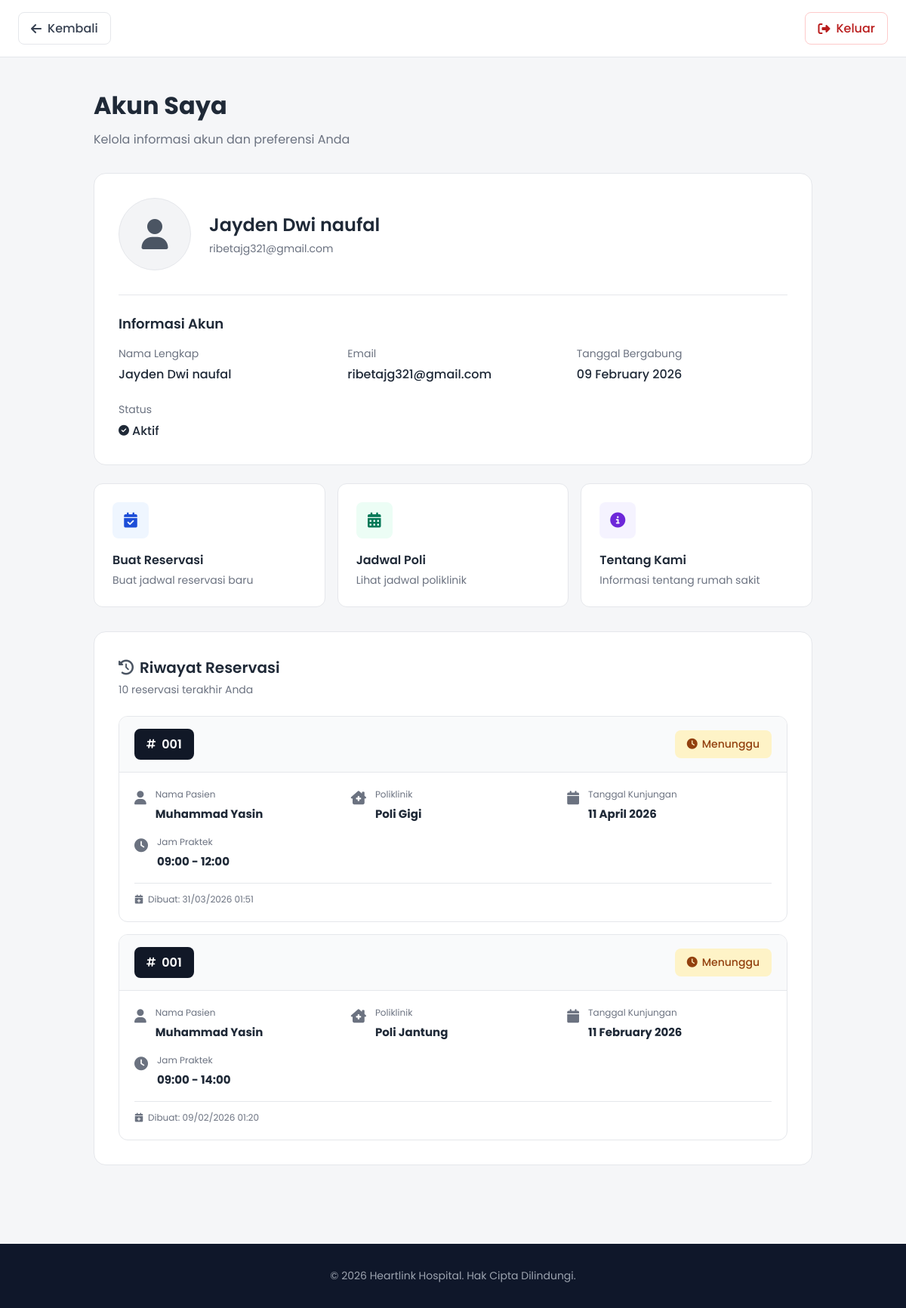
Page /public-web/layout/account.php (signed in) on the committed database.
### tables this page shows
CREATE TABLE `users` (
  `id` int(11) NOT NULL,
  `name` varchar(100) NOT NULL,
  `email` varchar(100) NOT NULL,
  `password` varchar(255) DEFAULT NULL,
  `role` enum('user','admin','doctor-umum','doctor-gigi','doctor-mata','doctor-saraf','doctor-jantung','doctor-anak') DEFAULT 'user',
  `created_at` timestamp NOT NULL DEFAULT current_timestamp()
);

CREATE TABLE `reservations` (
  `id` int(11) NOT NULL,
  `user_id` int(11) NOT NULL,
  `patient_id` int(11) NOT NULL,
  `polyclinic_schedule_id` int(11) NOT NULL,
  `reservation_date` date NOT NULL,
  `queue_number` int(11) NOT NULL,
  `status` enum('pending','confirmed','completed','cancelled') DEFAULT 'pending',
  `created_at` timestamp NOT NULL DEFAULT current_timestamp()
);

CREATE TABLE `patients` (
  `id` int(11) NOT NULL,
  `user_id` int(11) NOT NULL,
  `nik` varchar(16) NOT NULL,
  `full_name` varchar(100) NOT NULL,
  `place_of_birth` varchar(50) DEFAULT NULL,
  `date_of_birth` date NOT NULL,
  `gender` enum('L','P') NOT NULL,
  `address` text DEFAULT NULL,
  `phone_number` varchar(15) DEFAULT NULL,
  `created_at` timestamp NOT NULL DEFAULT current_timestamp()
);

CREATE TABLE `polyclinics` (
  `id` int(11) NOT NULL,
  `name` varchar(100) NOT NULL
);

CREATE TABLE `polyclinic_schedules` (
  `id` int(11) NOT NULL,
  `polyclinic_id` int(11) NOT NULL,
  `day_of_week` enum('Senin','Selasa','Rabu','Kamis','Jumat','Sabtu','Minggu') NOT NULL,
  `start_time` time NOT NULL,
  `end_time` time NOT NULL,
  `quota` int(11) DEFAULT 50
);

### public-web/layout/account.php (the view, shortened to what this page needs)
<?php
require_once '../../config/connection.php';
$user_id = $_SESSION['user_id'];
$stmt = $db->prepare("SELECT id, name, email, role, created_at FROM users WHERE id = ?");
$stmt->bind_param("i", $user_id);
$stmt->execute();
$result = $stmt->get_result();
$user = $result->fetch_assoc();
$user_email = $user['email'];
$user_name = $user['name'];
$user_created = date('d F Y', strtotime($user['created_at']));
$reservations_query = "
    SELECT
        r.id,
        r.reservation_date,
        r.queue_number,
        r.status,
        r.created_at,
        p.full_name as patient_name,
        po.name as polyclinic_name,
        ps.day_of_week,
        ps.start_time,
        ps.end_time
    FROM reservations r
    LEFT JOIN patients p ON r.patient_id = p.id
    LEFT JOIN polyclinic_schedules ps ON r.polyclinic_schedule_id = ps.id
    LEFT JOIN polyclinics po ON ps.polyclinic_id = po.id
    WHERE r.user_id = ?
    ORDER BY r.created_at DESC
    LIMIT 10
";
$stmt = $db->prepare($reservations_query);
$stmt->bind_param("i", $user_id);
$stmt->execute();
$reservations_result = $stmt->get_result();
?>
<!DOCTYPE html>
<html lang="id">
<head>
    <link rel="stylesheet" href="https://cdnjs.cloudflare.com/ajax/libs/font-awesome/6.4.0/css/all.min.css">
    <link rel="stylesheet" href="../style/account.css">
</head>
<body>
    <header class="account-header">
        <nav class="account-nav">
            <a href="main.php" class="back-btn">
                <i class="fas fa-arrow-left"></i>
                Kembali
            </a>
            <a href="../../handlers/auth/logout.php" class="logout-btn">
                <i class="fas fa-sign-out-alt"></i> Keluar
            </a>
        </nav>
    </header>
    <main class="account-main">
        <div class="page-header">
            <h1>Akun Saya</h1>
            <p>Kelola informasi akun dan preferensi Anda</p>
        </div>
        <div class="profile-card">
            <div class="profile-header">
                <div class="profile-avatar">
                    <i class="fas fa-user"></i>
                </div>
                <div class="profile-info">
                    <h2><?php echo htmlspecialchars($user_name ?: $user_email); ?></h2>
                    <p><?php echo htmlspecialchars($user_email); ?></p>
                </div>
            </div>
            <div class="account-details">
                <h3>Informasi Akun</h3>
                <div class="info-grid">
                    <div class="info-item">
                        <label>Nama Lengkap</label>
                        <p><?php echo htmlspecialchars($user_name); ?></p>
                    </div>
                    <div class="info-item">
                        <label>Email</label>
                        <p><?php echo htmlspecialchars($user_email); ?></p>
                    </div>
                    <div class="info-item">
                        <label>Tanggal Bergabung</label>
                        <p><?php echo htmlspecialchars($user_created); ?></p>
                    </div>
                    <div class="info-item">
                        <label>Status</label>
                        <p class="status-active">
                            <i class="fas fa-check-circle"></i> Aktif
                        </p>
                    </div>
                </div>
            </div>
        </div>
        <div class="quick-actions">
            <a href="reservation.php" class="action-card">
                <div class="action-icon blue">
                    <i class="fas fa-calendar-check"></i>
                </div>
                <h4>Buat Reservasi</h4>
                <p>Buat jadwal reservasi baru</p>
            </a>
            <a href="schedule.php" class="action-card">
                <div class="action-icon green">
                    <i class="fas fa-calendar-alt"></i>
                </div>
                <h4>Jadwal Poli</h4>
                <p>Lihat jadwal poliklinik</p>
            </a>
            <a href="about.php" class="action-card">
                <div class="action-icon purple">
                    <i class="fas fa-info-circle"></i>
                </div>
                <h4>Tentang Kami</h4>
                <p>Informasi tentang rumah sakit</p>
            </a>
        </div>
        <div class="reservation-history">
            <div class="section-header">
                <h3><i class="fas fa-history"></i> Riwayat Reservasi</h3>
                <p>10 reservasi terakhir Anda</p>
            </div>
            <?php if ($reservations_result->num_rows > 0): ?>
                <div class="reservations-list">
                    <?php while ($reservation = $reservations_result->fetch_assoc()): ?>
                        <?php
                        $status = $reservation['status'];
                        $status_labels = [
                            'pending' => 'Menunggu',
                            'confirmed' => 'Dikonfirmasi',
                            'completed' => 'Selesai',
                            'cancelled' => 'Dibatalkan'
                        ];
                        $status_label = $status_labels[$status] ?? ucfirst($status);
                        $status_icons = [
                            'pending' => 'fa-clock',
                            'confirmed' => 'fa-check-circle',
                            'completed' => 'fa-check-double',
                            'cancelled' => 'fa-times-circle'
                        ];
                        $status_icon = $status_icons[$status] ?? 'fa-info-circle';
                        ?>
                        <div class="reservation-item">
                            <div class="reservation-header">
                                <div class="queue-badge">
                                    <i class="fas fa-hashtag"></i>
                                    <span><?php echo str_pad($reservation['queue_number'], 3, '0', STR_PAD_LEFT); ?></span>
                                </div>
                                <span class="reservation-status status-<?php echo $status; ?>">
                                    <i class="fas <?php echo $status_icon; ?>"></i>
                                    <?php echo $status_label; ?>
                                </span>
                            </div>
                            <div class="reservation-body">
                                <div class="reservation-info">
                                    <div class="info-row">
                                        <i class="fas fa-user"></i>
                                        <div>
                                            <small>Nama Pasien</small>
                                            <strong><?php echo htmlspecialchars($reservation['patient_name']); ?></strong>
                                        </div>
                                    </div>
                                    <div class="info-row">
                                        <i class="fas fa-clinic-medical"></i>
                                        <div>
                                            <small>Poliklinik</small>
                                            <strong><?php echo htmlspecialchars($reservation['polyclinic_name']); ?></strong>
                                        </div>
                                    </div>
                                    <div class="info-row">
                                        <i class="fas fa-calendar"></i>
                                        <div>
                                            <small>Tanggal Kunjungan</small>
                                            <strong>
                                                <?php
                                                $date = date_create($reservation['reservation_date']);
                                                echo date_format($date, 'd F Y');
                                                ?>
                                            </strong>
                                        </div>
                                    </div>
                                    <div class="info-row">
                                        <i class="fas fa-clock"></i>
                                        <div>
                                            <small>Jam Praktek</small>
                                            <strong>
                                                <?php
                                                echo date('H:i', strtotime($reservation['start_time'])) . ' - ' .
                                                     date('H:i', strtotime($reservation['end_time']));
                                                ?>
                                            </strong>
                                        </div>
                                    </div>
                                </div>
                                <div class="reservation-meta">
                                    <small>
                                        <i class="fas fa-calendar-plus"></i>
                                        Dibuat: <?php echo date('d/m/Y H:i', strtotime($reservation['created_at'])); ?>
                                    </small>
                                </div>
                            </div>
                        </div>
                    <?php endwhile; ?>
                </div>
            <?php endif; ?>
        </div>
    </main>
    <footer class="account-footer">
        <div class="footer-content">
            <p>&copy; 2026 Heartlink Hospital. Hak Cipta Dilindungi.</p>
        </div>
    </footer>
</body>
</html>

### rows in the picture
users: name "Jayden Dwi naufal", email "ribetajg321@gmail.com", created_at "09 February 2026"
reservations: queue_number "001", status "Menunggu", patient.full_name "Muhammad Yasin", polyclinics.name "Poli Gigi", reservation_date "11 April 2026", polyclinic_schedule.start_time "09:00", polyclinic_schedule.end_time "12:00", created_at "31/03/2026 01:51"
reservations: queue_number "001", status "Menunggu", patient.full_name "Muhammad Yasin", polyclinics.name "Poli Jantung", reservation_date "11 February 2026", polyclinic_schedule.start_time "09:00", polyclinic_schedule.end_time "14:00", created_at "09/02/2026 01:20"
